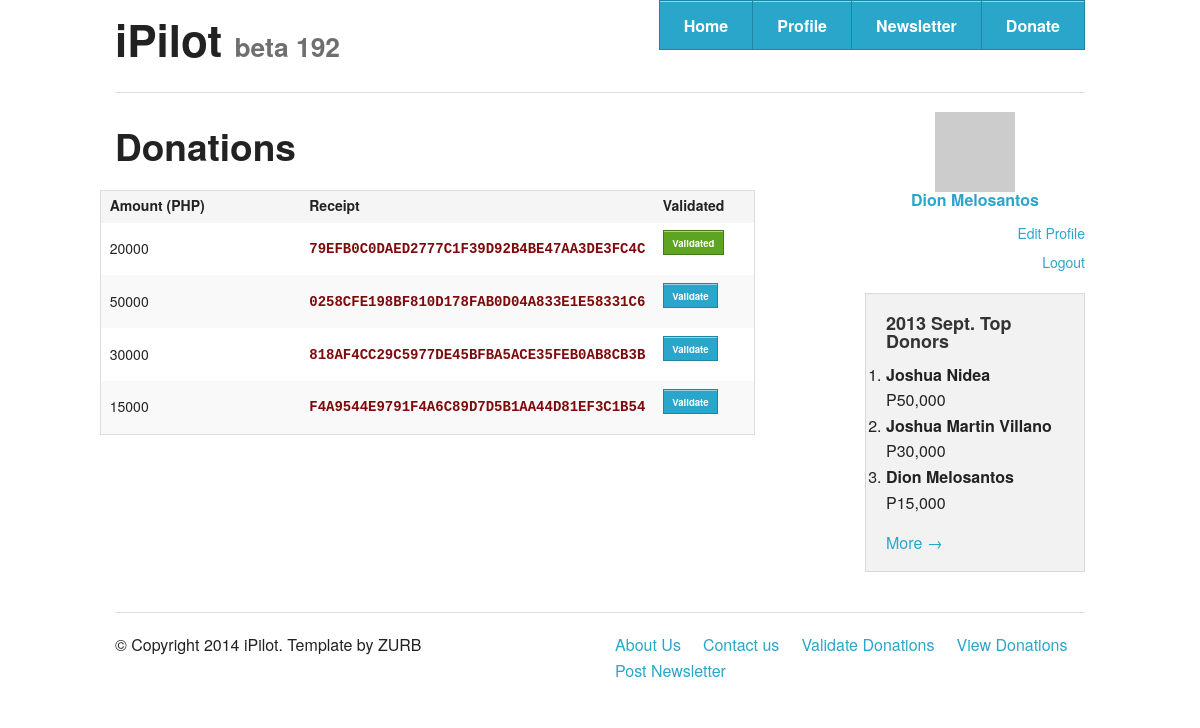
The page /donationhistory.php (signed in) on the database its author committed.
### tables this page shows
CREATE TABLE IF NOT EXISTS `donations` (
  `id` int(11) NOT NULL AUTO_INCREMENT,
  `date` date NOT NULL DEFAULT '0000-00-00',
  `amount` text NOT NULL,
  `receipt` text NOT NULL,
  `validated` tinyint(1) DEFAULT '0',
  PRIMARY KEY (`id`)
);

### donationhistory.php (the view, shortened to what this page needs)
<!DOCTYPE html>
 <html class="no-js" lang="en">
<head>
  <link rel="stylesheet" href="css/normalize.css" />
  <link rel="stylesheet" href="css/foundation.css" />
</head>
<body>
  <?php
	include 'globals.php';
	headerbuttons();
  ?>
  <div class="row">
    <div class="large-9 columns">
		<h2>Donations</h2>
		<div class="row">
		<table>
		  <thead>
			<tr>
			  <th width="200">Amount (PHP)</th>
			  <th>Receipt</th>
			  <th width="100">Validated</th>
			</tr>
		  </thead>
		  <tbody>
		  <?php
			$con = mysqli_connect("localhost","root", "","ipilot");
			$result = mysqli_query($con, "SELECT * FROM donations ORDER BY date DESC");
			while ($row = mysqli_fetch_array($result)) {
				echo "<tr>";
				echo "<td>" . $row['amount'] . "</td>";
				echo "<td><code>" . $row['receipt'] . "</code></td>";
				if ($row['validated']) {
					echo "<td><a href=\"#\" class=\"tiny button success\">Validated</a></td>";
				}
				else {
					echo "<td><a href=\"#\" class=\"tiny button\">Validate</a></td>";
				}
				echo "</tr>";
			}
		  ?>
		  </tbody>
		</table>
		</div>
  </div>
    <aside class="large-3 columns">
	  <?php
		profile();
	  ?>
      <div class="panel">
        <h5>2013 Sept. Top Donors</h5>
        <ol>
		  <li><b>Joshua Nidea</b><br>P50,000</li>
		  <li><b>Joshua Martin Villano</b><br>P30,000</li>
		  <li><b>Dion Melosantos</b><br>P15,000</li>
		</ol>
        <a href="#">More &rarr;</a>
      </div>
    </aside>
  </div>
  <?php
	footerlinks();
  ?>
</body>

### globals.php (shortened to what this page needs)
<?php
function headerbuttons() {
	echo "<div class=\"row\">
		<div class=\"large-12 columns\">
		  <div class=\"nav-bar right\">
		   <ul class=\"button-group\">
			 <li><a href=\"index.php\" class=\"button\">Home</a></li>
			 <li><a href=\"profile.php\" class=\"button\">Profile</a></li>
			 <li><a href=\"newsletter.php\" class=\"button\">Newsletter</a></li>
			 <li><a href=\"donate.php\" class=\"button\">Donate</a></li>
			</ul>
		  </div>
		  <h1>iPilot <small>beta 192</small></h1>
		  <hr />
		</div>
	  </div>";
}
function footerlinks() {
	echo "<footer class=\"row\">
    <div class=\"large-12 columns\">
      <hr />
      <div class=\"row\">
        <div class=\"large-6 columns\">
          <p>&copy; Copyright 2014 iPilot. Template by ZURB</p>
        </div>
        <div class=\"large-6 columns\">
          <ul class=\"inline-list right\">
            <li><a href=\"http://solamocs191.wikispaces.com/-/iPilot/Team%201/\">About Us</a></li>
            <li><a href=\"mailto:staff@ipilot.com\">Contact us</a></li>
            <li><a href=\"validate.php\">Validate Donations</a></li>
			<li><a href=\"donationhistory.php\">View Donations</a></li>
            <li><a href=\"postnewsletter.php\">Post Newsletter</a></li>
          </ul>
        </div>
      </div>
    </div>
  </footer>";
}
function profile() {
	if (isset($_COOKIE["user"])) {
		$username = $_COOKIE["user"];
		$con = mysqli_connect("localhost","root", "","ipilot");
		$query = "SELECT username, fullname FROM users WHERE username = \"" . $username . "\"";
		if ($stmt = mysqli_prepare($con, $query)) {
			mysqli_stmt_execute($stmt);
			mysqli_stmt_bind_result($stmt, $uname, $fullname);
		}
		echo "<div align=\"center\">
	    <img src=\"http://placehold.it/150x150&text=" . $uname . "\" /><br>
		<b><a href=\"#\" align=\"right\">" . $fullname ."</a></b>
      </div>
      <ul class=\"side-nav\" align=\"right\">
        <li><a href=\"edit_profile.php\">Edit Profile</a></li>
        <li><a href=\"logout.php\">Logout</a></li>
      </ul>";
	}
}
?>

### rows shown on the page
donations: amount "20000", receipt "79EFB0C0DAED2777C1F39D92B4BE47AA3DE3FC4C", validated "Validated"
donations: amount "50000", receipt "0258CFE198BF810D178FAB0D04A833E1E58331C6", validated "Validate"
donations: amount "30000", receipt "818AF4CC29C5977DE45BFBA5ACE35FEB0AB8CB3B", validated "Validate"
donations: amount "15000", receipt "F4A9544E9791F4A6C89D7D5B1AA44D81EF3C1B54", validated "Validate"

### other values the page prints
$fullname "Dion Melosantos"
